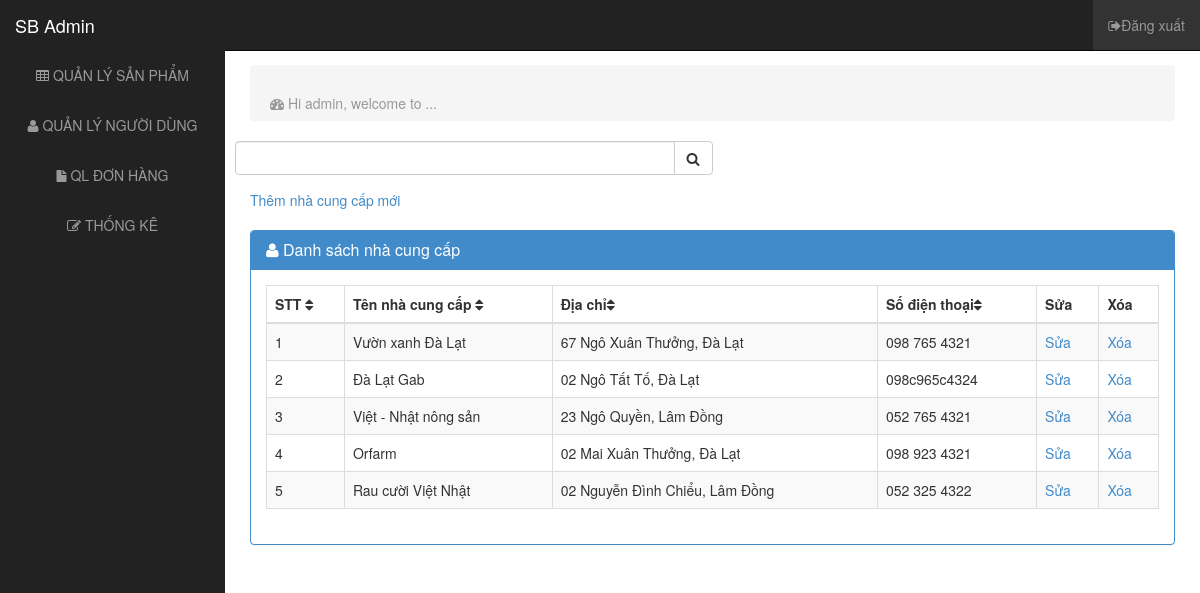
/admin/admin_ncc.php, run on the app's committed database.
### tables this page shows
CREATE TABLE `nhacungcap` (
  `nhacungcap_id` int(11) NOT NULL,
  `nhacungcap_ten` varchar(50) NOT NULL,
  `nhacungcap_diachi` varchar(50) NOT NULL,
  `nhacungcap_sdt` varchar(50) NOT NULL
);

### admin/admin_ncc.php (the view, shortened to what this page needs)
<!DOCTYPE html>
<html lang="en">
  <head>
    <link href="../css/css/bootstrap.css" rel="stylesheet">
    <link href="../css/css/sb-admin.css" rel="stylesheet">
    <link rel="stylesheet" href="../css/font-awesome/css/font-awesome.min.css">
    <link rel="stylesheet" href="http://cdn.oesmith.co.uk/morris-0.4.3.min.css">
  </head>
  <body>
  <?php
    require("../config.php");
    if(isset($_GET['search']) && !empty($_GET['search'])){
      $key =$_GET['search'];
      $products=mysqli_query($conn,"SELECT *FROM `nhacungcap` WHERE `nhacungcap_ten` LIKE '%$key%'");
    }
    else{
      $products=mysqli_query($conn,"SELECT *FROM `nhacungcap`");
    }
?>
    <div id="wrapper">
    <?php require './admin_header.php'?>
      <div id="page-wrapper">
        <div class="row">
          <div class="col-lg-12">
            <ol class="breadcrumb">
              <li class="active"><i class="fa fa-dashboard"></i> Hi admin, welcome to ...</li>
            </ol>
          </div>
          <form action="" method="get">
          <div class="col-lg-6 form-group input-group">
                <input type="text" class="form-control" name="search" value="<?php if(isset($_GET['search'])){ echo $_GET['search'];}?>">
                <span class="input-group-btn">
                  <button class="btn btn-default" type="submit"><i class="fa fa-search"></i></button>
                </span>
          </div>
          </form>
        </div>
        <a href="./create_ncc.php">Thêm nhà cung cấp mới</a>
        <br>
        <br>
        <div class="row">
          <div class="col-lg-12">
            <div class="panel panel-primary">
              <div class="panel-heading">
                <h3 class="panel-title"><i class="fa fa-user"></i>  Danh sách nhà cung cấp</h3>
              </div>
              <div class="panel-body">
                <div class="table-responsive">
                  <table class="table table-bordered table-hover table-striped tablesorter">
                    <thead>
                      <tr>
                      <th>STT <i class="fa fa-sort"></i></th>
                        <th>Tên nhà cung cấp <i class="fa fa-sort"></i></th>
                        <th> Địa chỉ<i class="fa fa-sort"></i></th>
                        <th> Số điện thoại<i class="fa fa-sort"></i></th>
                        <th>Sửa</th>
                        <th>Xóa</th>
                      </tr>
                    </thead>
                    <tbody>
                    <?php
                    $stt=1;
                while($row =mysqli_fetch_array($products)){
                    ?>
                    <tr>
                    <td><?=$stt?></td>
                    <td><?=$row['nhacungcap_ten']?></td>
                    <td> <?=$row['nhacungcap_diachi']?></td>
                    <td> <?=$row['nhacungcap_sdt']?></td>
                    <td><a href="./edit_ncc.php?nhacungcap_id=<?=$row['nhacungcap_id']?>">Sửa</a></td>
                    <td><a href="./delete_ncc.php?nhacungcap_id=<?=$row['nhacungcap_id']?>">Xóa</a></td>
                    </tr>
                  <?php $stt++; }?>
                    </tbody>
                  </table>
                </div>
              </div>
            </div>
          </div>
        </div>
      </div>
    </div>
  </body>
</html>

### css/css/sb-admin.css (style rules this page uses)
body { margin-top: 50px; }
#wrapper { padding-left: 0; }
#page-wrapper { width: 100%; padding: 5px 15px; }
table.tablesorter thead { cursor: pointer; }
@media (min-width:768px) { #wrapper { padding-left: 225px; } }
@media (min-width:768px) { #page-wrapper { padding: 15px 25px; } }

### css/css_admin/css/sb-admin.css (style rules this page uses)
body { margin-top: 50px; }
#wrapper { padding-left: 0; }
#page-wrapper { width: 100%; padding: 5px 15px; }
table.tablesorter thead { cursor: pointer; }
@media (min-width:768px) { #wrapper { padding-left: 225px; } }
@media (min-width:768px) { #page-wrapper { padding: 15px 25px; } }

### admin/admin_header.php (style rules this page uses)
li { float: left; }

### data on the page
nhacungcap: nhacungcap_ten "Vườn xanh Đà Lạt", nhacungcap_diachi "67 Ngô Xuân Thưởng, Đà Lạt", nhacungcap_sdt "098 765 4321"
nhacungcap: nhacungcap_ten "Đà Lạt Gab", nhacungcap_diachi "02 Ngô Tất Tố, Đà Lạt", nhacungcap_sdt "098c965c4324"
nhacungcap: nhacungcap_ten "Việt - Nhật nông sản", nhacungcap_diachi "23 Ngô Quyền, Lâm Đồng", nhacungcap_sdt "052 765 4321"
nhacungcap: nhacungcap_ten "Orfarm", nhacungcap_diachi "02 Mai Xuân Thưởng, Đà Lạt", nhacungcap_sdt "098 923 4321"
nhacungcap: nhacungcap_ten "Rau cười Việt Nhật", nhacungcap_diachi "02 Nguyễn Đình Chiểu, Lâm Đồng", nhacungcap_sdt "052 325 4322"
